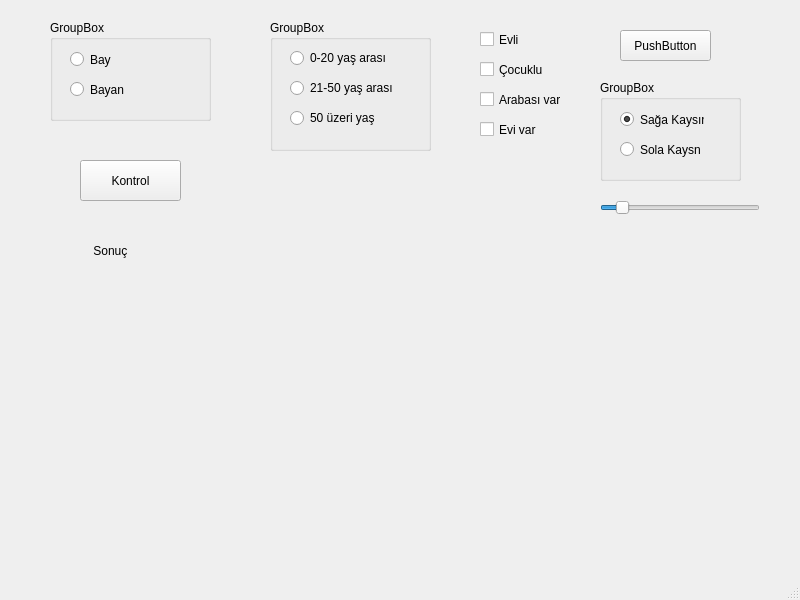
<?xml version="1.0" encoding="UTF-8"?>
<ui version="4.0">
 <class>MainWindow</class>
 <widget class="QMainWindow" name="MainWindow">
  <property name="geometry">
   <rect>
    <x>0</x>
    <y>0</y>
    <width>800</width>
    <height>600</height>
   </rect>
  </property>
  <property name="windowTitle">
   <string>MainWindow</string>
  </property>
  <widget class="QWidget" name="centralwidget">
   <widget class="QLabel" name="sonuc">
    <property name="geometry">
     <rect>
      <x>90</x>
      <y>230</y>
      <width>101</width>
      <height>41</height>
     </rect>
    </property>
    <property name="text">
     <string> Sonuç</string>
    </property>
   </widget>
   <widget class="QPushButton" name="pushButton">
    <property name="geometry">
     <rect>
      <x>80</x>
      <y>160</y>
      <width>101</width>
      <height>41</height>
     </rect>
    </property>
    <property name="text">
     <string>Kontrol</string>
    </property>
   </widget>
   <widget class="QGroupBox" name="groupBox">
    <property name="geometry">
     <rect>
      <x>50</x>
      <y>20</y>
      <width>161</width>
      <height>101</height>
     </rect>
    </property>
    <property name="title">
     <string>GroupBox</string>
    </property>
    <widget class="QRadioButton" name="bay">
     <property name="geometry">
      <rect>
       <x>20</x>
       <y>30</y>
       <width>84</width>
       <height>19</height>
      </rect>
     </property>
     <property name="text">
      <string>Bay</string>
     </property>
    </widget>
    <widget class="QRadioButton" name="bayan">
     <property name="geometry">
      <rect>
       <x>20</x>
       <y>60</y>
       <width>84</width>
       <height>19</height>
      </rect>
     </property>
     <property name="text">
      <string>Bayan</string>
     </property>
    </widget>
   </widget>
   <widget class="QGroupBox" name="groupBox_2">
    <property name="geometry">
     <rect>
      <x>270</x>
      <y>20</y>
      <width>161</width>
      <height>131</height>
     </rect>
    </property>
    <property name="title">
     <string>GroupBox</string>
    </property>
    <widget class="QRadioButton" name="elli">
     <property name="geometry">
      <rect>
       <x>20</x>
       <y>90</y>
       <width>111</width>
       <height>16</height>
      </rect>
     </property>
     <property name="text">
      <string>50 üzeri yaş</string>
     </property>
    </widget>
    <widget class="QRadioButton" name="sfr">
     <property name="geometry">
      <rect>
       <x>20</x>
       <y>30</y>
       <width>111</width>
       <height>16</height>
      </rect>
     </property>
     <property name="text">
      <string>0-20 yaş arası</string>
     </property>
    </widget>
    <widget class="QRadioButton" name="yirmibir">
     <property name="geometry">
      <rect>
       <x>20</x>
       <y>60</y>
       <width>111</width>
       <height>16</height>
      </rect>
     </property>
     <property name="text">
      <string>21-50 yaş arası</string>
     </property>
    </widget>
   </widget>
   <widget class="QCheckBox" name="checkBox">
    <property name="geometry">
     <rect>
      <x>480</x>
      <y>30</y>
      <width>72</width>
      <height>19</height>
     </rect>
    </property>
    <property name="text">
     <string>Evli</string>
    </property>
    <property name="checkable">
     <bool>false</bool>
    </property>
   </widget>
   <widget class="QCheckBox" name="checkBox_2">
    <property name="geometry">
     <rect>
      <x>480</x>
      <y>60</y>
      <width>72</width>
      <height>19</height>
     </rect>
    </property>
    <property name="text">
     <string>Çocuklu</string>
    </property>
   </widget>
   <widget class="QCheckBox" name="checkBox_3">
    <property name="geometry">
     <rect>
      <x>480</x>
      <y>90</y>
      <width>81</width>
      <height>19</height>
     </rect>
    </property>
    <property name="text">
     <string>Arabası var</string>
    </property>
   </widget>
   <widget class="QCheckBox" name="checkBox_4">
    <property name="geometry">
     <rect>
      <x>480</x>
      <y>120</y>
      <width>72</width>
      <height>19</height>
     </rect>
    </property>
    <property name="text">
     <string>Evi var</string>
    </property>
   </widget>
   <widget class="QPushButton" name="pushButton_2">
    <property name="geometry">
     <rect>
      <x>620</x>
      <y>30</y>
      <width>91</width>
      <height>31</height>
     </rect>
    </property>
    <property name="text">
     <string>PushButton</string>
    </property>
   </widget>
   <widget class="QSlider" name="horizontalSlider">
    <property name="geometry">
     <rect>
      <x>600</x>
      <y>200</y>
      <width>160</width>
      <height>16</height>
     </rect>
    </property>
    <property name="maximum">
     <number>500</number>
    </property>
    <property name="value">
     <number>50</number>
    </property>
    <property name="orientation">
     <enum>Qt::Horizontal</enum>
    </property>
   </widget>
   <widget class="QGroupBox" name="groupBox_3">
    <property name="geometry">
     <rect>
      <x>600</x>
      <y>80</y>
      <width>141</width>
      <height>101</height>
     </rect>
    </property>
    <property name="title">
     <string>GroupBox</string>
    </property>
    <widget class="QRadioButton" name="sag">
     <property name="geometry">
      <rect>
       <x>20</x>
       <y>30</y>
       <width>84</width>
       <height>19</height>
      </rect>
     </property>
     <property name="text">
      <string>Sağa Kaysın</string>
     </property>
     <property name="checked">
      <bool>true</bool>
     </property>
    </widget>
    <widget class="QRadioButton" name="sol">
     <property name="geometry">
      <rect>
       <x>20</x>
       <y>60</y>
       <width>84</width>
       <height>19</height>
      </rect>
     </property>
     <property name="text">
      <string>Sola Kaysn</string>
     </property>
    </widget>
   </widget>
  </widget>
  <widget class="QMenuBar" name="menubar">
   <property name="geometry">
    <rect>
     <x>0</x>
     <y>0</y>
     <width>800</width>
     <height>20</height>
    </rect>
   </property>
  </widget>
  <widget class="QStatusBar" name="statusbar"/>
 </widget>
 <resources/>
 <connections/>
</ui>
